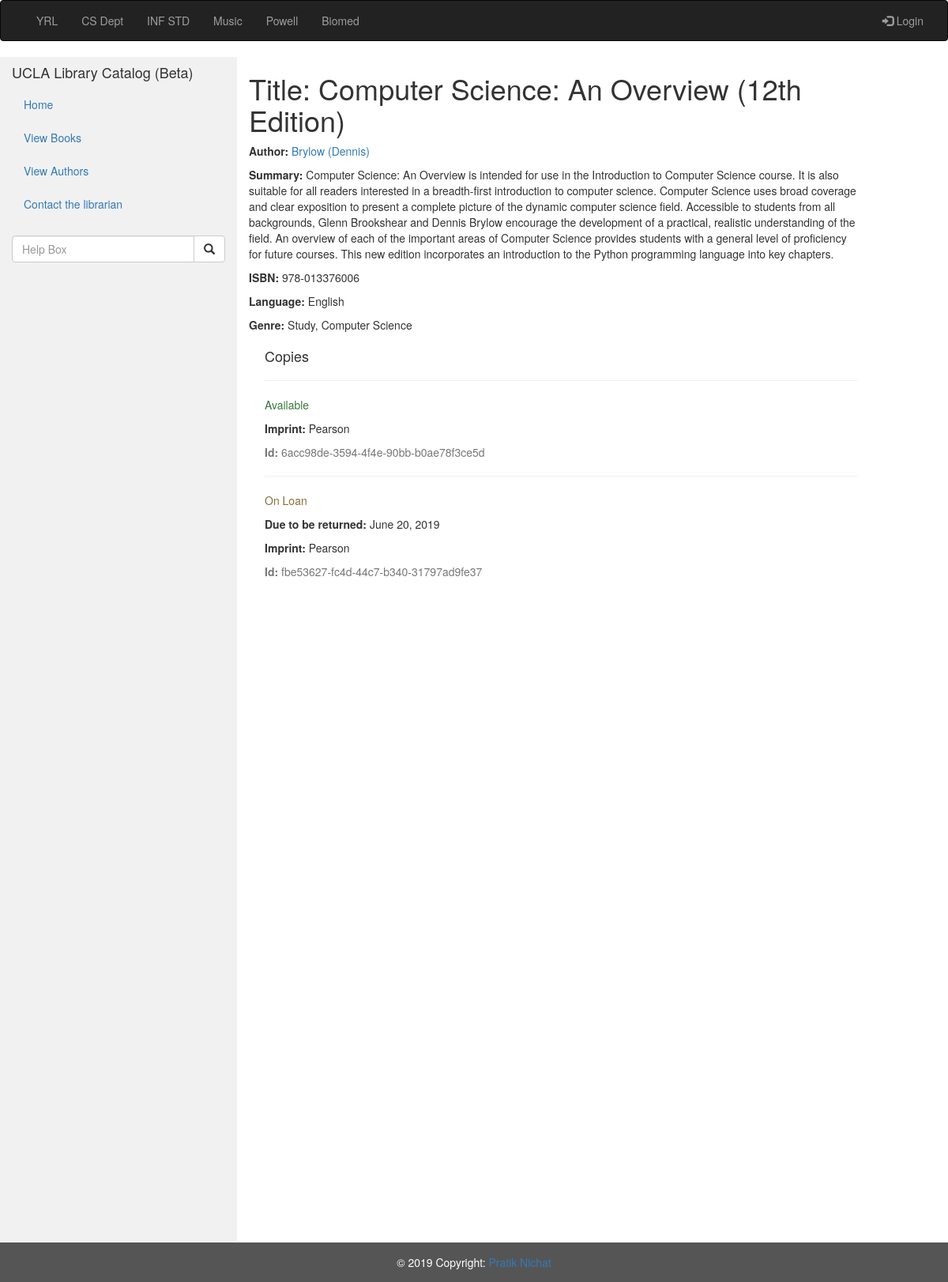
/catalog/book/1, run on the app's committed database.
### catalog/models.py (models this page shows, shortened)
class Book(models.Model):
	title = models.CharField(max_length=200, help_text='Enter the title of the book')
	author = models.ForeignKey('Author', on_delete=models.SET_NULL, null=True)
	summary = models.TextField(max_length=1000, help_text='Enter a brief description of the book')
	isbn = models.CharField('ISBN', max_length=13, help_text='13 Character <a href="https://www.isbn-international.org/content/what-isbn">ISBN number</a>')
	genre = models.ManyToManyField(Genre, help_text='Select a genre for the book')
	language = models.ForeignKey('Language', on_delete=models.SET_NULL, null=True)

class Author(models.Model):
    first_name = models.CharField(max_length=100)
    last_name = models.CharField(max_length=100)
    date_of_birth = models.DateField(null=True, blank=True)
    date_of_death = models.DateField('Died', null=True, blank=True)
    class Meta:
        ordering = ['last_name', 'first_name']
    def __str__(self):
        return '{0} ({1})'.format(self.last_name,self.first_name)

class Language(models.Model):
	name = models.CharField(max_length=200, help_text='Enter the language')
	def __str__(self):
		return self.name

class Genre(models.Model):
	name = models.CharField(max_length=200, help_text='Enter a Book Genre: ')
	def __str__(self):
		return self.name

class BookInstance(models.Model):
	id = models.UUIDField(primary_key=True, default=uuid.uuid4, help_text='Unique ID for the particular book' )
	book = models.ForeignKey('Book', on_delete=models.SET_NULL, null=True)
	imprint = models.CharField(max_length=200)
	due_back = models.DateField(null=True, blank=True)
	LOAN_STATUS = (
		('m', 'Maintenance'),
		('o', 'On Loan'),
		('a', 'Available'),
		('r', 'Reserved'),
	)
	status = models.CharField(
		max_length = 1,
		choices=LOAN_STATUS,
		blank=True,
		default='m',
		help_text='Book Availability',
	)
	class Meta:
		ordering = ['due_back']

### catalog/views.py (the view)
# urls.py: path('book/<int:pk>', views.BookDetailView.as_view(), name='book-detail'),
class BookDetailView(generic.DetailView):
	model = Book

### catalog/templates/catalog/book_detail.html
{% extends "base.html" %}
{% block content %}
  <h1>Title: {{ book.title }}</h1>
  <p><strong>Author:</strong><a href="{% url 'author-detail' book.author.pk %}"> {{ book.author }}</a></p>
  <p><strong>Summary:</strong> {{ book.summary }}</p>
  <p><strong>ISBN:</strong> {{ book.isbn }}</p>
  <p><strong>Language:</strong> {{ book.language }}</p>
  <p><strong>Genre:</strong> {% for genre in book.genre.all %} {{ genre }}{% if not forloop.last %}, {% endif %}{% endfor %}</p>
  <div style="margin-left:20px;margin-top:20px">
    <h4>Copies</h4>
    {% for copy in book.bookinstance_set.all %}
      <hr>
      <p class="{% if copy.status == 'a' %}text-success{% elif copy.status == 'm' %}text-danger{% else %}text-warning{% endif %}">{{ copy.get_status_display }}</p>
      {% if copy.status != 'a' %}
        <p><strong>Due to be returned:</strong> {{copy.due_back}}</p>
      {% endif %}
      <p><strong>Imprint:</strong> {{copy.imprint}}</p>
      <p class="text-muted"><strong>Id:</strong> {{copy.id}}</p>
    {% endfor %}
  </div>
{% endblock %}

### data on the page
Book: title "Computer Science: An Overview (12th Edition)", author "Brylow (Dennis)", summary "Computer Science: An Overview is intended for use in the Introduction to Computer Science course. It is also suitable for all readers interested in a breadth-first introduction to computer science. Computer Science uses broad coverage and clear exposition to present a complete picture of the dynamic computer science field. Accessible to students from all backgrounds, Glenn Brookshear and Dennis Brylow encourage the development of a practical, realistic understanding of the field. An overview of each of the important areas of Computer Science provides students with a general level of proficiency for future courses. This new edition incorporates an introduction to the Python programming…", isbn "978-013376006", language "English"
Genre: name "Study"
Genre: name "Computer Science"
BookInstance: status "Available", imprint "Pearson", id "6acc98de-3594-4f4e-90bb-b0ae78f3ce5d"
BookInstance: status "On Loan", due_back "June 20, 2019", imprint "Pearson", id "fbe53627-fc4d-44c7-b340-31797ad9fe37"
